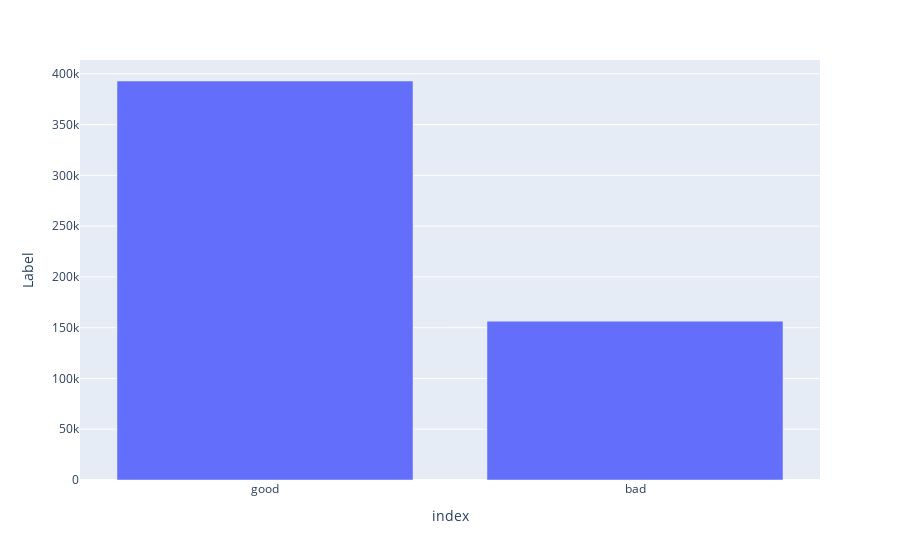

The notebook cell this image was saved under:
### Code cell
#visualizing target_col
import plotly.express as px
fig = px.bar(label_counts, x=label_counts.index, y=label_counts.Label)
fig.show()

### Figure 1 — Plotly figure (JSON) as saved in the notebook; plotly's stock layout.template omitted (floating-point values rounded to 4 significant figures)
{"data": [{"alignmentgroup": "True", "hovertemplate": "index=%{x}<br>Label=%{y}<extra></extra>", "legendgroup": "", "marker": {"color": "#636efa", "pattern": {"shape": ""}}, "name": "", "offsetgroup": "", "orientation": "v", "showlegend": false, "textposition": "auto", "type": "bar", "x": ["good", "bad"], "xaxis": "x", "y": [392927, 156422], "yaxis": "y"}], "layout": {"barmode": "relative", "legend": {"tracegroupgap": 0}, "margin": {"t": 60}, "xaxis": {"anchor": "y", "domain": [0, 1], "title": {"text": "index"}}, "yaxis": {"anchor": "x", "domain": [0, 1], "title": {"text": "Label"}}}}
